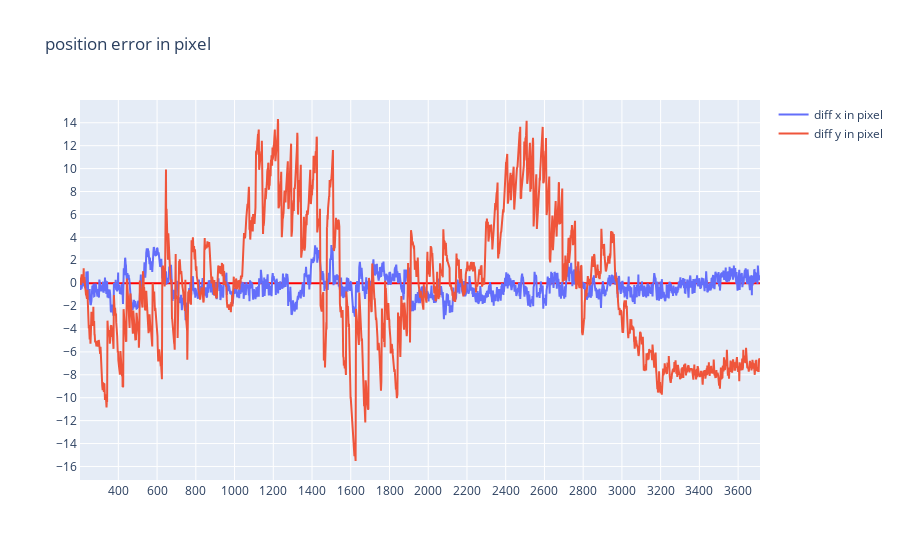

The notebook cell this image was saved under:
### Code cell
# show the visual & real position error  in pixel
data_diff_x = np.subtract(data_log['real_x'],data_log['expected_x'])
data_diff_y = np.subtract(data_log['real_y'],data_log['expected_y'])

p=[]
#index = np.arange(0,len(data_log))
index = data_log['frame_id']

p.append(go.Scatter(
    y= data_diff_x,
    x= index,
    name='diff x in pixel'
    
))


p.append(go.Scatter(
    y= data_diff_y,
    x= index,
    name='diff y in pixel'
))


layout.title= 'position error in pixel'
fig=go.Figure(
    data=p,
    layout=layout
)
iplot(fig)
io.write_html(fig, file=prefix+filename.replace('.csv','_')+layout.title.text.replace(' ','_')+'.html')

### Figure 1 — Plotly figure (JSON) as saved in the notebook; plotly's stock layout.template omitted (floating-point values rounded to 4 significant figures; data arrays with more than 128 entries replaced by an {"elided": "..."} marker saying what was removed)
{"data": [{"name": "diff x in pixel", "type": "scatter", "x": {"elided": "2065 int values"}, "y": {"elided": "2065 float values"}}, {"name": "diff y in pixel", "type": "scatter", "x": {"elided": "2065 int values"}, "y": {"elided": "2065 float values"}}], "layout": {"title": {"text": "position error in pixel"}, "xaxis": {"nticks": 20, "showgrid": true, "showline": true, "zeroline": true, "zerolinecolor": "#FF0000"}, "yaxis": {"nticks": 20, "showgrid": true, "showline": true, "zeroline": true, "zerolinecolor": "#FF0000"}}}
